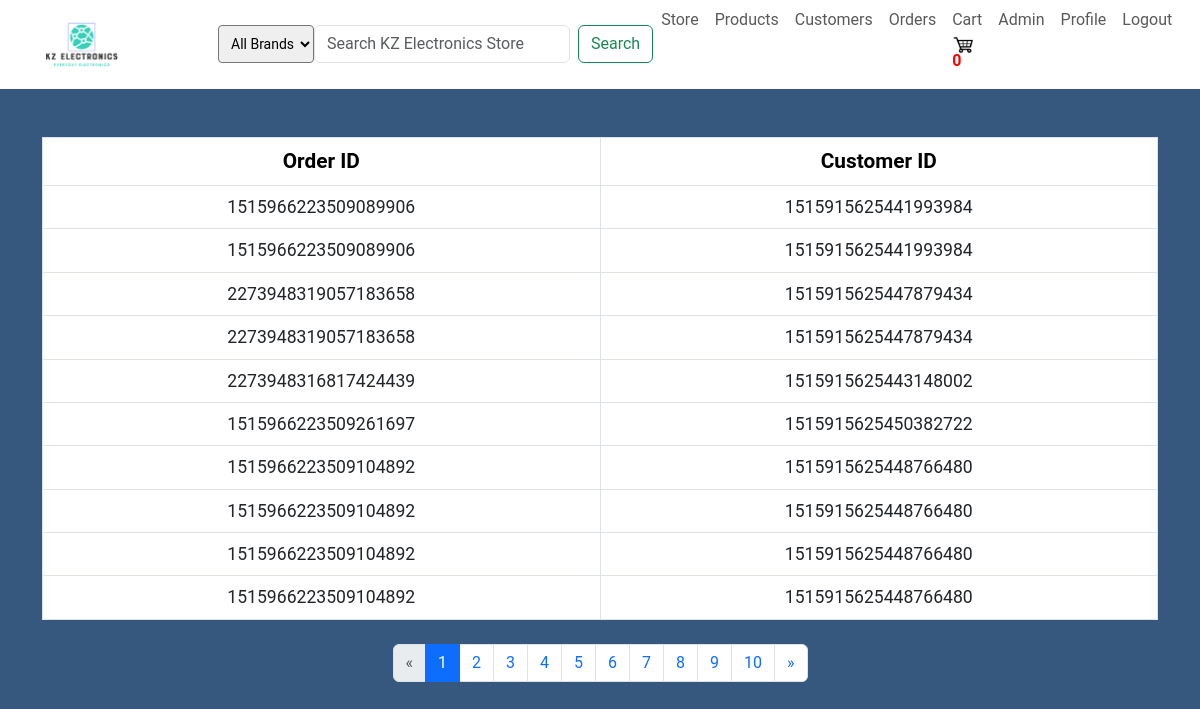
Screenshot of /order/ (signed in) with the database file from the repository.
### ShopApp/models.py (models this page shows, shortened)
class Order(models.Model):
    id = models.AutoField(primary_key=True)
    order_id = models.CharField(max_length=200, null=True, blank=True)
    complete = models.BooleanField(default=False, null=True, blank=False)
    customer_ref = models.ForeignKey(Customer,
                                     null=True,
                                     blank=True,
                                     on_delete=models.CASCADE)
    date_ordered = models.DateTimeField(auto_now_add=True)
    @property
    def get_cart_items(self):
        orderitems = self.orderitem_set.all()
        total = sum([item.quantity for item in orderitems])
        return total

class Customer(models.Model):
    user = models.OneToOneField(User,
                                null=True,
                                blank=True,
                                on_delete=models.CASCADE)
    customer_id = models.CharField(max_length=200, null=True, blank=True)

### ShopApp/views.py (the view)
# urls.py: path('order/', views.order, name='order'),
@login_required(login_url='index')
def order(request):
    data = cartData(request)
    cartItems = data['cartItems']
    orders = Order.objects.all().order_by('id')
    paginator = Paginator(orders, 10)
    page_number = request.GET.get('page', 1)
    page_list = paginator.page(page_number)
    try:
        page_list = paginator.page(page_number)
    except PageNotAnInteger:
        page_list = paginator.page(1)
    except EmptyPage:
        page_list = paginator.page(paginator.num_pages)
    context = {
        'page_list': page_list,
        'range': range(1, 11),
        'cartItems': cartItems
    }
    return render(request, 'ShopApp/order.html', context)

### ShopApp/utils.py (called while the page is built)
def cartData(request):
    if request.user.is_authenticated:
        customer = request.user.customer
        order, created = Order.objects.get_or_create(customer_ref=customer,
                                                     complete=False)
        items = order.orderitem_set.all()
        cartItems = order.get_cart_items
    else:
        cookieData = cookieCart(request)
        cartItems = cookieData['cartItems']
        order = cookieData['order']
        items = cookieData['items']
    return {'cartItems': cartItems, 'order': order, 'items': items}

### ShopApp/templates/ShopApp/order.html (shortened to what this page needs)
{% extends "base(extend)/main.html" %}
{% load static %}
{% block content %}
    <div class="container">
        <table class="table table-bordered mt-5 mb-4">
            <thead>
                <tr>
                    <th>Order ID</th>
                    <th>Customer ID</th>
                </tr>
            </thead>
            <tbody>
                {% for order in page_list %}
                    <tr>
                        <td>{{ order.order_id }}</td>
                        <td>{{ order.customer_ref.customer_id }}</td>
                    </tr>
                {% endfor %}
            </tbody>
        </table>
        {% if page_list.has_other_pages %}
            <ul class="pagination justify-content-center">
                {% if page_list.has_previous %}
                    <li class="page-item">
                        <a class="page-link" href="?page={{ page_list.previous_page_number }}">&laquo;</a>
                    </li>
                {% else %}
                    <li class="disabled page-item">
                        <span class="page-link">&laquo;</span>
                    </li>
                {% endif %}
                {% for i in range %}
                    {% if page_list.number == i %}
                        <li class="page-item active">
                            <span class="page-link">
                                {{ i }} <span class="visually-hidden">(current)</span>
                            </span>
                        </li>
                    {% else %}
                        <li class="page-item">
                            <a class="page-link" href="?page={{ i }}">{{ i }}</a>
                        </li>
                    {% endif %}
                {% endfor %}
                {% if page_list.has_next %}
                    <li class="page-item">
                        <a class="page-link" href="?page={{ page_list.next_page_number }}">&raquo;</a>
                    </li>
                {% else %}
                    <li class="disabled page-item">
                        <span class="page-link">&raquo;</span>
                    </li>
                {% endif %}
            </ul>
        {% endif %}
    </div>
{% endblock content %}

### ShopApp/static/ShopApp/styles/style.css (style rules this page uses)
a { text-decoration: none !important; color: #fff; }
body { background-color: #37587e; font-family: "Roboto", sans-serif; font-size: 16px; color: #fff; line-height: 1.5; margin: 0; }
table { border-collapse: collapse !important; width: 100%; color: #fff !important; font-size: 1.1rem !important; }
td { text-align: center; padding: 8px; }
th { text-align: center; padding: 8px; font-weight: 700; font-size: 1.3rem !important; color: #000 !important; }
tr:nth-child(even) { background-color: #209dd8; color: #000; }

### rows the page displays
Order: order_id "1515966223509089906", customer_ref.customer_id "1515915625441993984"
Order: order_id "1515966223509089906", customer_ref.customer_id "1515915625441993984"
Order: order_id "2273948319057183658", customer_ref.customer_id "1515915625447879434"
Order: order_id "2273948319057183658", customer_ref.customer_id "1515915625447879434"
Order: order_id "2273948316817424439", customer_ref.customer_id "1515915625443148002"
Order: order_id "1515966223509261697", customer_ref.customer_id "1515915625450382722"
Order: order_id "1515966223509104892", customer_ref.customer_id "1515915625448766480"
Order: order_id "1515966223509104892", customer_ref.customer_id "1515915625448766480"
Order: order_id "1515966223509104892", customer_ref.customer_id "1515915625448766480"
Order: order_id "1515966223509104892", customer_ref.customer_id "1515915625448766480"

### other values shown
{{ cartItems }} "0"
{{ i }} "1"
{{ i }} "2" "3" "4" "5" "6" "7" "8" "9" "10"
